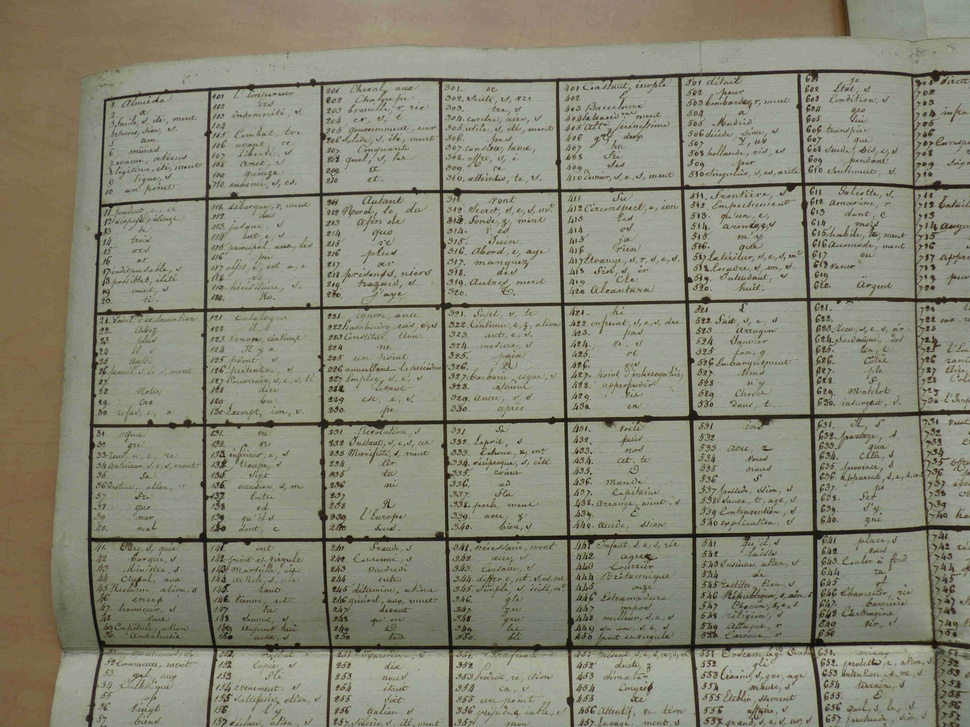
#> input picture ciphers/berthier-napoleon-1812/shd1812/1812_0001.jpg, 970 x 727 px, shrunk from 4000 x 3000 before the run
$ python grid.py 1812_0001.jpg
#> lines starting #> are read from the running program, lines starting #| are printed output that depends on the picture; after the words box and inside, x2 and y2 are one past the last pixel; in counts of white or black regions, pixels touching at a corner belong together
"""GF4d (3 Oct 2026): find the ruled cell grid of the SHD 1812 deciphering-table photographs (jfbouch.fr) so
tools/iiif_lines.py can cut one crop per cell column-band. Prints, per image, the vertical rule x positions and,
per column strip, the horizontal rule y positions. Reads the local JPEGs only."""
import json, sys
import numpy as np
from PIL import Image

def groups(idx, gap):
    out = []
    for i in idx:
        if not out or i - out[-1][-1] > gap: out.append([i])
        else: out[-1].append(i)
    return [int(np.mean(g)) for g in out]

def vlines(a):
    d = a < 80
    h = a.shape[0]
    col = d[int(h*.1):int(h*.9)].sum(0)
    return groups(np.where(col > 0.25 * (h*.8))[0], 60)

def hlines(a, x0, x1):
    d = a[:, x0:x1] < 80
    row = d.sum(1)
    return groups(np.where(row > 0.45 * (x1 - x0))[0], 60)

res = {}
for f in sys.argv[1:]:
    a = np.asarray(Image.open(f).convert("L"))
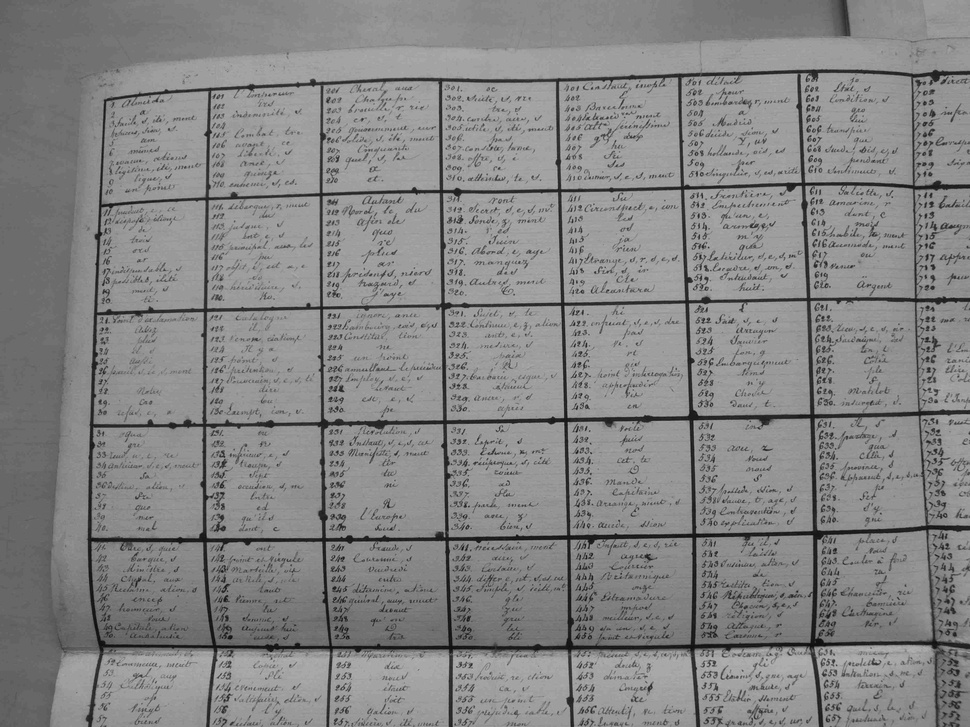
#> a: shape (727, 970); min 10, max 189, mean 133.4
    v = vlines(a)
#> in vlines, `d = a < 80`:
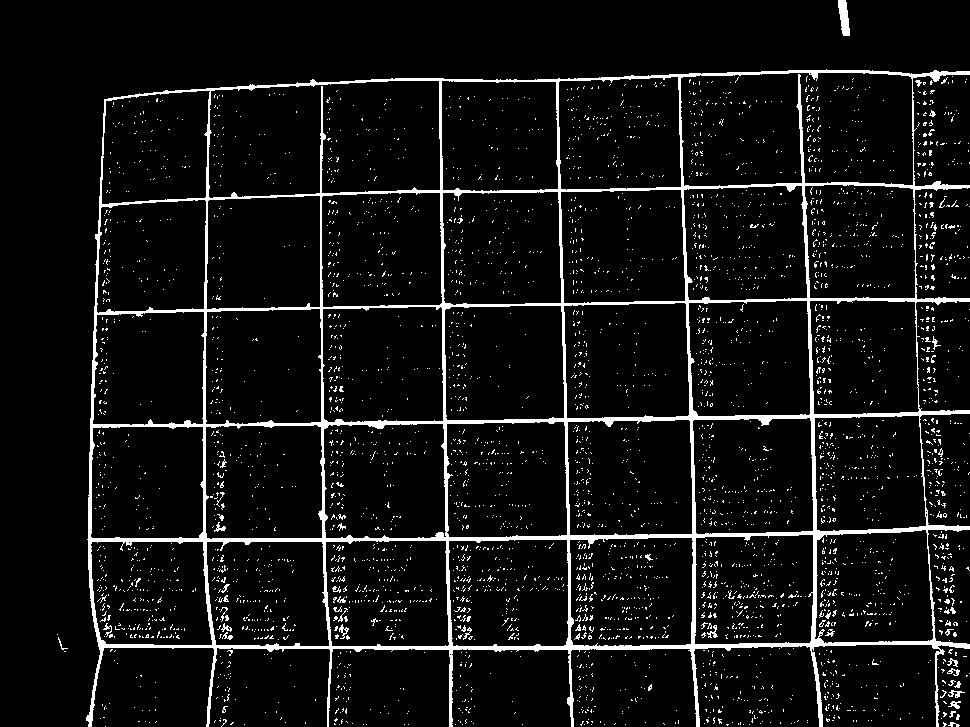
#> d: shape (727, 970) bool; 6.8% white; 4164 white regions (4113 under 20 px), largest, box (x1, y1, x2, y2) and area: (86, 69, 970, 727) 34276, (838, 0, 850, 36) 299, (948, 690, 965, 698) 60
#> in vlines, `col = d[int(h*.1):int(h*.9)].sum(0)`: col = 970 values, max 394 at index 321, min 0 at index 0, mean 45.57
#> the loop in groups, `for i in idx:` made 41 passes
#> i on passes 1 to 12: 90, 91, 203, 204, 205, 206, 207, 208, 320, 321, 322, 323
#> after the loop in groups, `for i in idx:`: out = [[90, 91], [203, 204, 205, 206, 207, 208], [320, 321, 322, 323, 324], [440, 441, 442, 443, 444, 445, 446, 447, 448], [566, 567, 568, 569], [691, 692, 693, 694, 695], [810, 811, 812, 813, 814, 815, 816], [931, 932, 933]]
#> v = [90, 205, 322, 444, 567, 693, 813, 932]
    strips = []
    for x0, x1 in zip(v, v[1:]):
        w = x1 - x0
        strips.append({"x0": x0, "x1": x1, "h": hlines(a, x0 + w // 10, x1 - w // 10)})
#> this loop made 7 passes
#> (x0, x1, w) on passes 1 to 7: (90, 205, 115), (205, 322, 117), (322, 444, 122), (444, 567, 123), (567, 693, 126), (693, 813, 120), (813, 932, 119)
#> pass 1, in hlines, `d = a[:, x0:x1] < 80`:
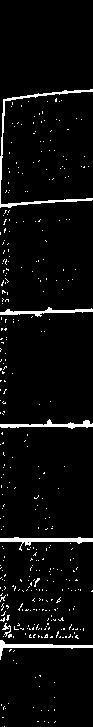
#> d: shape (727, 93) bool; 4.6% white; 366 white regions (359 under 20 px), largest, box (x1, y1, x2, y2) and area: (0, 89, 93, 208) 659, (0, 537, 93, 551) 419, (0, 640, 93, 660) 374
#> pass 2, in hlines (call 2), `d = a[:, x0:x1] < 80`:
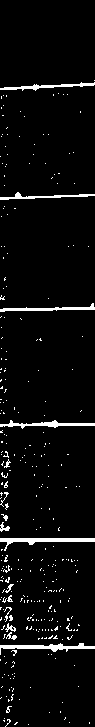
#> d: shape (727, 95) bool; 4.4% white; 317 white regions (302 under 20 px), largest, box (x1, y1, x2, y2) and area: (0, 538, 95, 551) 419, (0, 643, 95, 655) 394, (0, 420, 95, 429) 326
#> pass 3, in hlines (call 3), `d = a[:, x0:x1] < 80`:
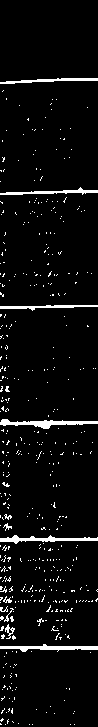
#> d: shape (727, 98) bool; 4.8% white; 458 white regions (445 under 20 px), largest, box (x1, y1, x2, y2) and area: (0, 419, 98, 429) 431, (0, 644, 98, 652) 374, (0, 535, 98, 544) 372
#> after the loop, strips = 7 items
    res[f] = {"v": v, "strips": strips}
    print(f, v)
#| 1812_0001.jpg [90, 205, 322, 444, 567, 693, 813, 932]
    for s in strips: print("  ", s["x0"], s["x1"], s["h"])
#> this loop made 7 passes
#> s on passes 1 to 7: {'x0': 90, 'x1': 205, 'h': [200, 311, 425, 539, 645]}, {'x0': 205, 'x1': 322, 'h': [86, 196, 309, 424, 539, 646]}, {'x0': 322, 'x1': 444, 'h': [80, 192, 306, 422, 539, 647]}, {'x0': 444, 'x1': 567, 'h': [80, 191, 305, 420, 538, 647]}, {'x0': 567, 'x1': 693, 'h': [77, 189, 302, 418, 536, 647]}, {'x0': 693, 'x1': 813, 'h': [73, 185, 300, 417, 534, 645]}, {'x0': 813, 'x1': 932, 'h': [71, 184, 299, 414, 531, 643]}
#|    90 205 [200, 311, 425, 539, 645]
#|    205 322 [86, 196, 309, 424, 539, 646]
#|    322 444 [80, 192, 306, 422, 539, 647]
#|    444 567 [80, 191, 305, 420, 538, 647]
#|    567 693 [77, 189, 302, 418, 536, 647]
#|    693 813 [73, 185, 300, 417, 534, 645]
#|    813 932 [71, 184, 299, 414, 531, 643]
json.dump(res, open("grid.json", "w"), indent=1)

$ run again, on ciphers/berthier-napoleon-1812/shd1812/1812_0701.jpg
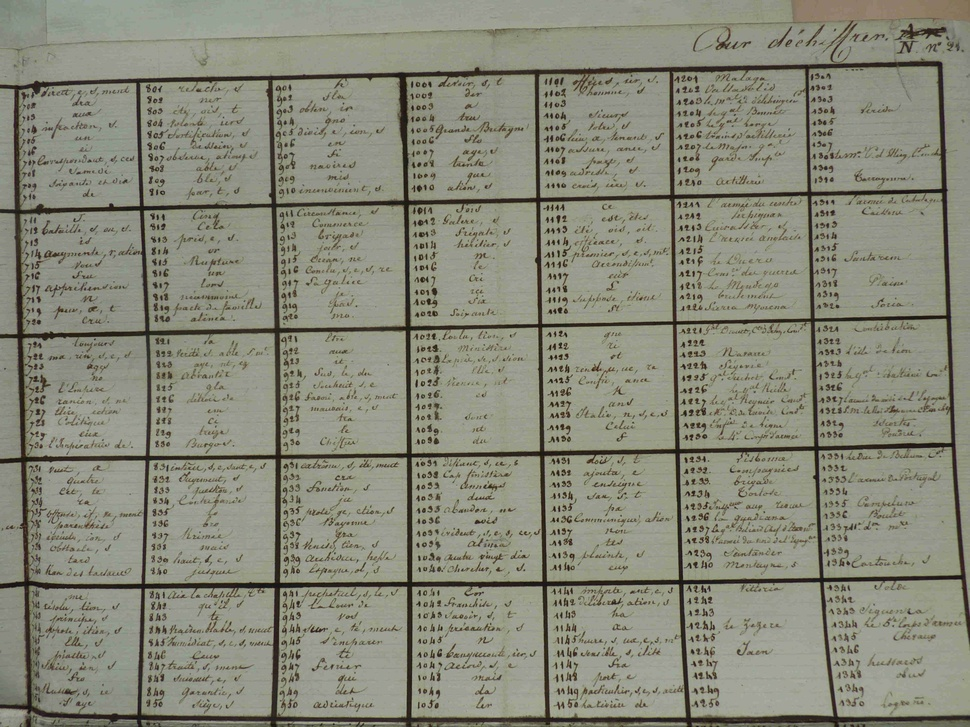
#> input picture ciphers/berthier-napoleon-1812/shd1812/1812_0701.jpg, 970 x 727 px, shrunk from 4000 x 3000 before the run
#> in vlines, `d = a < 80`:
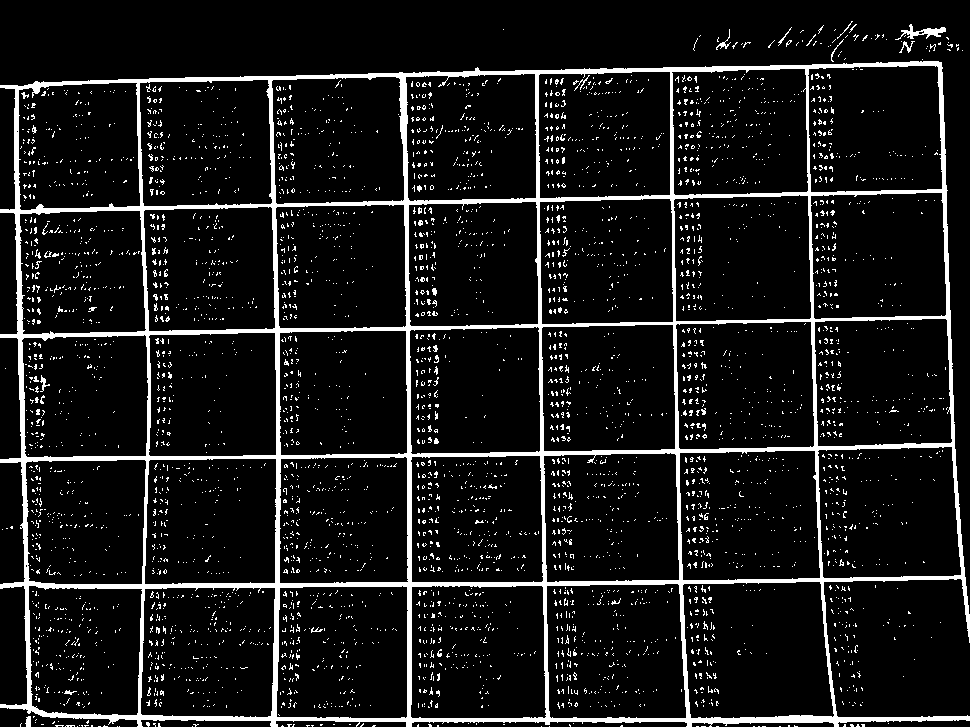
#> d: shape (727, 970) bool; 9.1% white; 4349 white regions (4306 under 20 px), largest, box (x1, y1, x2, y2) and area: (0, 61, 970, 727) 45280, (895, 24, 946, 40) 279, (716, 29, 731, 50) 63
#> col = 970 values, max 510 at index 407, min 15 at index 650, mean 54.58
#> the loop in groups, `for i in idx:` made 72 passes
#> i on passes 1 to 8: 15, 16, 17, 18, 19, 20, 21, 22
#> after the loop in groups, `for i in idx:`: out = 8 items
#> v = [21, 144, 275, 407, 540, 676, 813, 944]
#> the loop `for x0, x1 in zip(v, v[1:]):` made 7 passes
#> (x0, x1, w) on passes 1 to 7: (21, 144, 123), (144, 275, 131), (275, 407, 132), (407, 540, 133), (540, 676, 136), (676, 813, 137), (813, 944, 131)
#> pass 3, in hlines (call 3), `d = a[:, x0:x1] < 80`:
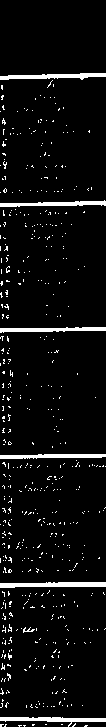
#> d: shape (727, 106) bool; 5.4% white; 533 white regions (526 under 20 px), largest, box (x1, y1, x2, y2) and area: (0, 582, 106, 588) 493, (0, 73, 106, 80) 446, (0, 717, 106, 727) 440
#> after the loop `for x0, x1 in zip(v, v[1:]):`: strips = 7 items
#| 1812_0701.jpg [21, 144, 275, 407, 540, 676, 813, 944]
#> the loop `for s in strips: print("  ", s["x0"], s["x1"], s["h"])` made 7 passes
#> s on passes 1 to 7: {'x0': 21, 'x1': 144, 'h': [82, 209, 334, 458, 586, 716]}, {'x0': 144, 'x1': 275, 'h': [79, 206, 331, 457, 585, 718]}, {'x0': 275, 'x1': 407, 'h': [76, 203, 329, 455, 584, 719]}, {'x0': 407, 'x1': 540, 'h': [73, 201, 326, 454, 584, 719]}, {'x0': 540, 'x1': 676, 'h': [70, 197, 324, 452, 582, 719]}, {'x0': 676, 'x1': 813, 'h': [68, 194, 321, 449, 580, 719]}, {'x0': 813, 'x1': 944, 'h': [64, 192, 318, 446, 578, 719]}
#> (printed output is left out)

$ run again, on ciphers/berthier-napoleon-1812/shd1812/1812_0751.jpg
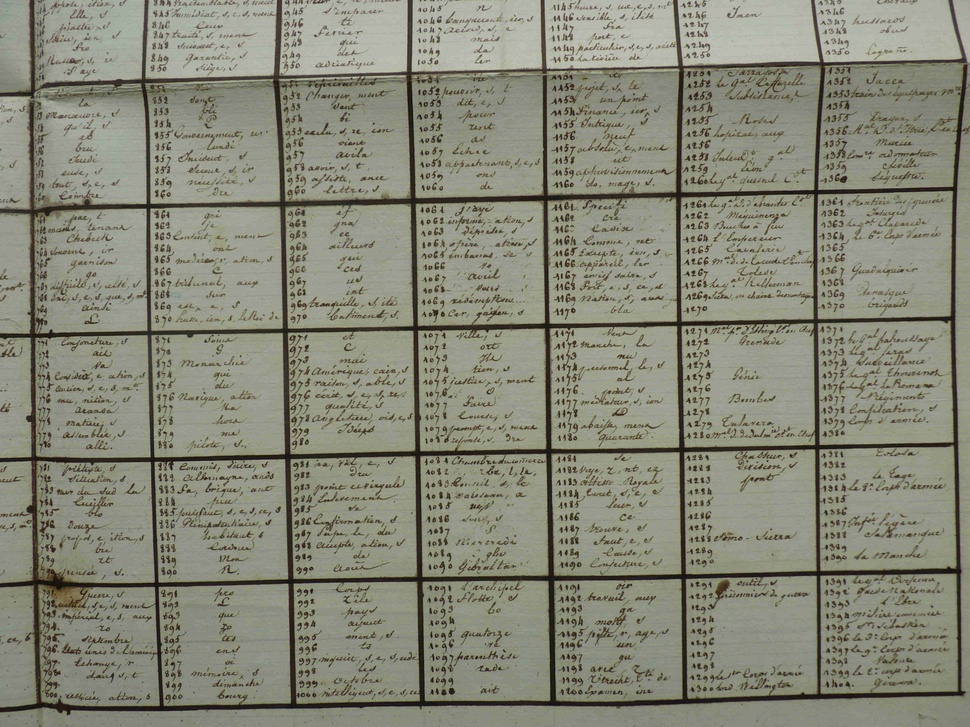
#> input picture ciphers/berthier-napoleon-1812/shd1812/1812_0751.jpg, 970 x 727 px, shrunk from 4000 x 3000 before the run
#> in vlines, `d = a < 80`:
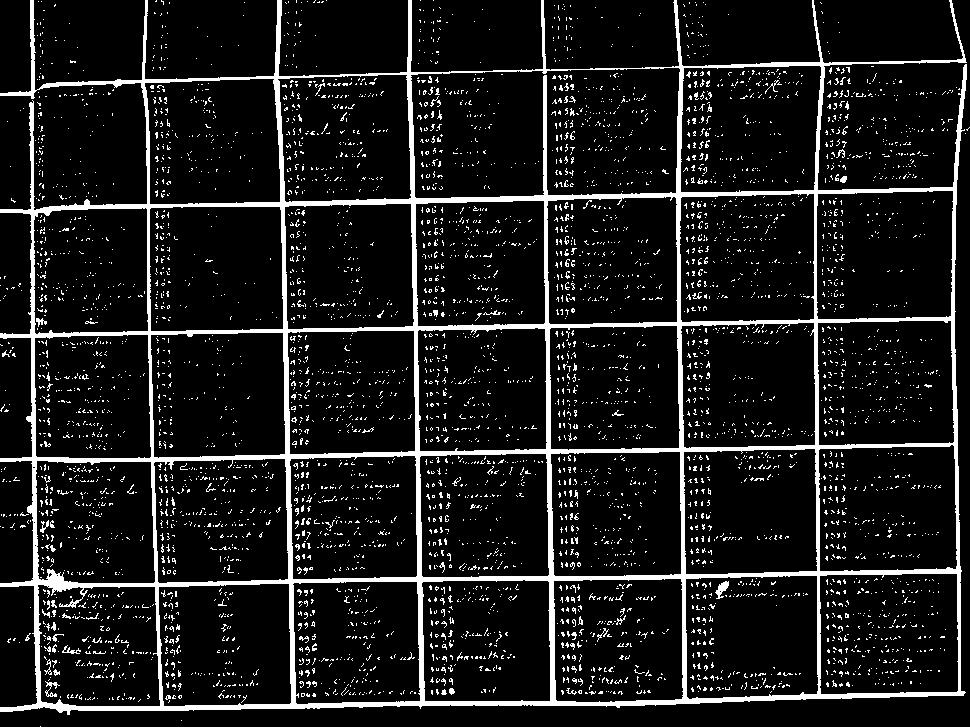
#> d: shape (727, 970) bool; 10.3% white; 5256 white regions (5189 under 20 px), largest, box (x1, y1, x2, y2) and area: (0, 0, 967, 715) 48248, (715, 581, 729, 599) 122, (45, 681, 60, 697) 86
#> col = 970 values, max 507 at index 33, min 1 at index 968, mean 61.52
#> the loop in groups, `for i in idx:` made 75 passes
#> i on passes 1 to 8: 30, 31, 32, 33, 34, 35, 36, 37
#> after the loop in groups, `for i in idx:`: out = 8 items
#> v = [33, 151, 287, 416, 553, 680, 816, 955]
#> the loop `for x0, x1 in zip(v, v[1:]):` made 7 passes
#> (x0, x1, w) on passes 1 to 7: (33, 151, 118), (151, 287, 136), (287, 416, 129), (416, 553, 137), (553, 680, 127), (680, 816, 136), (816, 955, 139)
#> pass 3, in hlines (call 3), `d = a[:, x0:x1] < 80`:
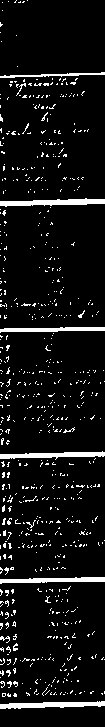
#> d: shape (727, 105) bool; 7.2% white; 673 white regions (661 under 20 px), largest, box (x1, y1, x2, y2) and area: (0, 198, 105, 207) 553, (0, 701, 105, 709) 524, (0, 451, 105, 460) 499
#> after the loop `for x0, x1 in zip(v, v[1:]):`: strips = 7 items
#| 1812_0751.jpg [33, 151, 287, 416, 553, 680, 816, 955]
#> the loop `for s in strips: print("  ", s["x0"], s["x1"], s["h"])` made 7 passes
#> s on passes 1 to 7: {'x0': 33, 'x1': 151, 'h': [83, 207, 333, 459, 585, 708]}, {'x0': 151, 'x1': 287, 'h': [78, 204, 331, 458, 583, 707]}, {'x0': 287, 'x1': 416, 'h': [74, 202, 329, 455, 579, 704]}, {'x0': 416, 'x1': 553, 'h': [71, 199, 327, 452, 578, 703]}, {'x0': 553, 'x1': 680, 'h': [68, 196, 324, 450, 577, 703]}, {'x0': 680, 'x1': 816, 'h': [65, 193, 322, 448, 574, 698]}, {'x0': 816, 'x1': 955, 'h': [62, 190, 319, 445, 572, 695]}
#> (printed output is left out)

$ run again, on ciphers/berthier-napoleon-1812/shd1812/1812_tout.jpg
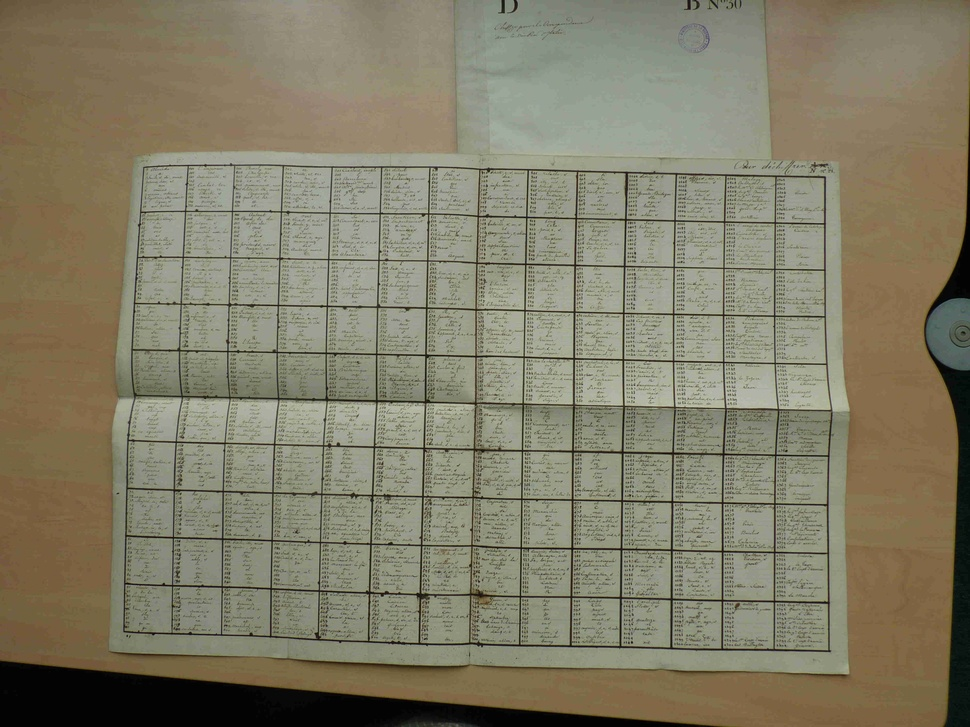
#> input picture ciphers/berthier-napoleon-1812/shd1812/1812_tout.jpg, 970 x 727 px, shrunk from 4000 x 3000 before the run
#> in vlines, `d = a < 80`:
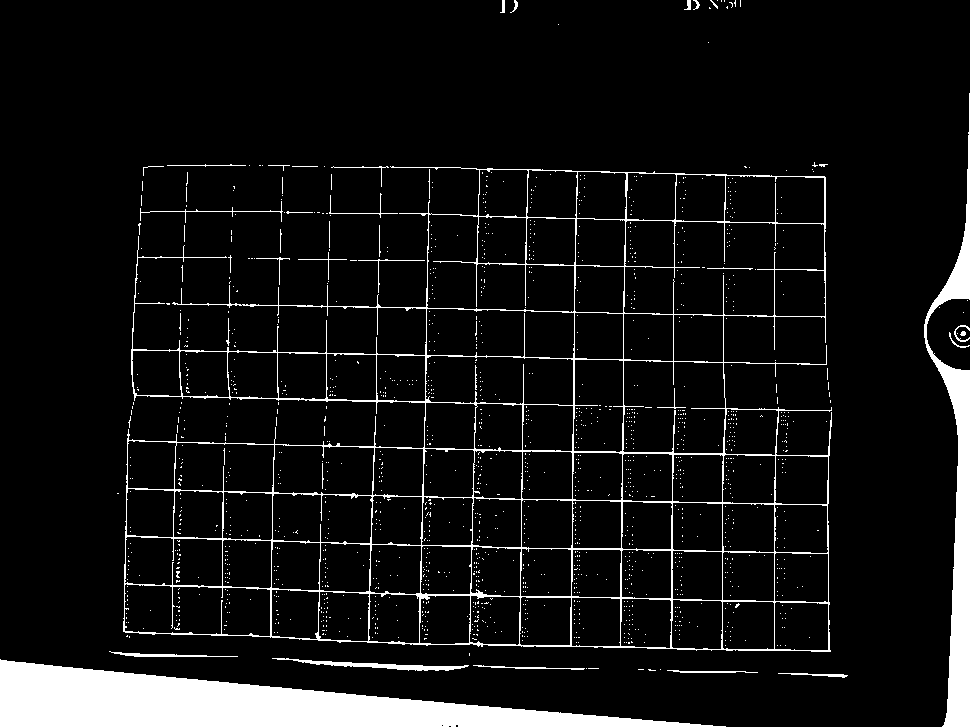
#> d: shape (727, 970) bool; 7.8% white; 1556 white regions (1518 under 20 px), largest, box (x1, y1, x2, y2) and area: (0, 659, 726, 727) 23604, (123, 166, 832, 652) 17492, (924, 93, 970, 727) 8225
#> col = 970 values, max 497 at index 969, min 0 at index 0, mean 28.71
#> the loop in groups, `for i in idx:` made 31 passes
#> i on passes 1 to 8: 476, 572, 574, 621, 623, 671, 672, 673
#> after the loop in groups, `for i in idx:`: out = [[476], [572, 574, 621, 623, 671, 672, 673, 722, 723, 774, 775, 825, 828], [953, 954, 955, 956, 957, 958, 959, 960, 961, 962, 963, 964, 965, 966, 967, 968, 969]]
#> v = [476, 696, 961]
#> the loop `for x0, x1 in zip(v, v[1:]):` made 2 passes
#> (x0, x1, w) on passes 1 to 2: (476, 696, 220), (696, 961, 265)
#> pass 2, in hlines (call 2), `d = a[:, x0:x1] < 80`:
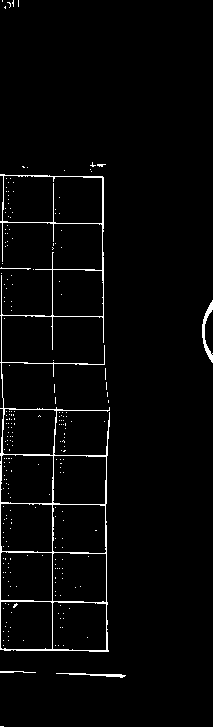
#> d: shape (727, 213) bool; 2.6% white in thin lines or dots
#> after the loop `for x0, x1 in zip(v, v[1:]):`: strips = 2 items
#| 1812_tout.jpg [476, 696, 961]
#> the loop `for s in strips: print("  ", s["x0"], s["x1"], s["h"])` made 2 passes
#> s on passes 1 to 2: {'x0': 476, 'x1': 696, 'h': [653]}, {'x0': 696, 'x1': 961, 'h': [650]}
#> (printed output is left out)
